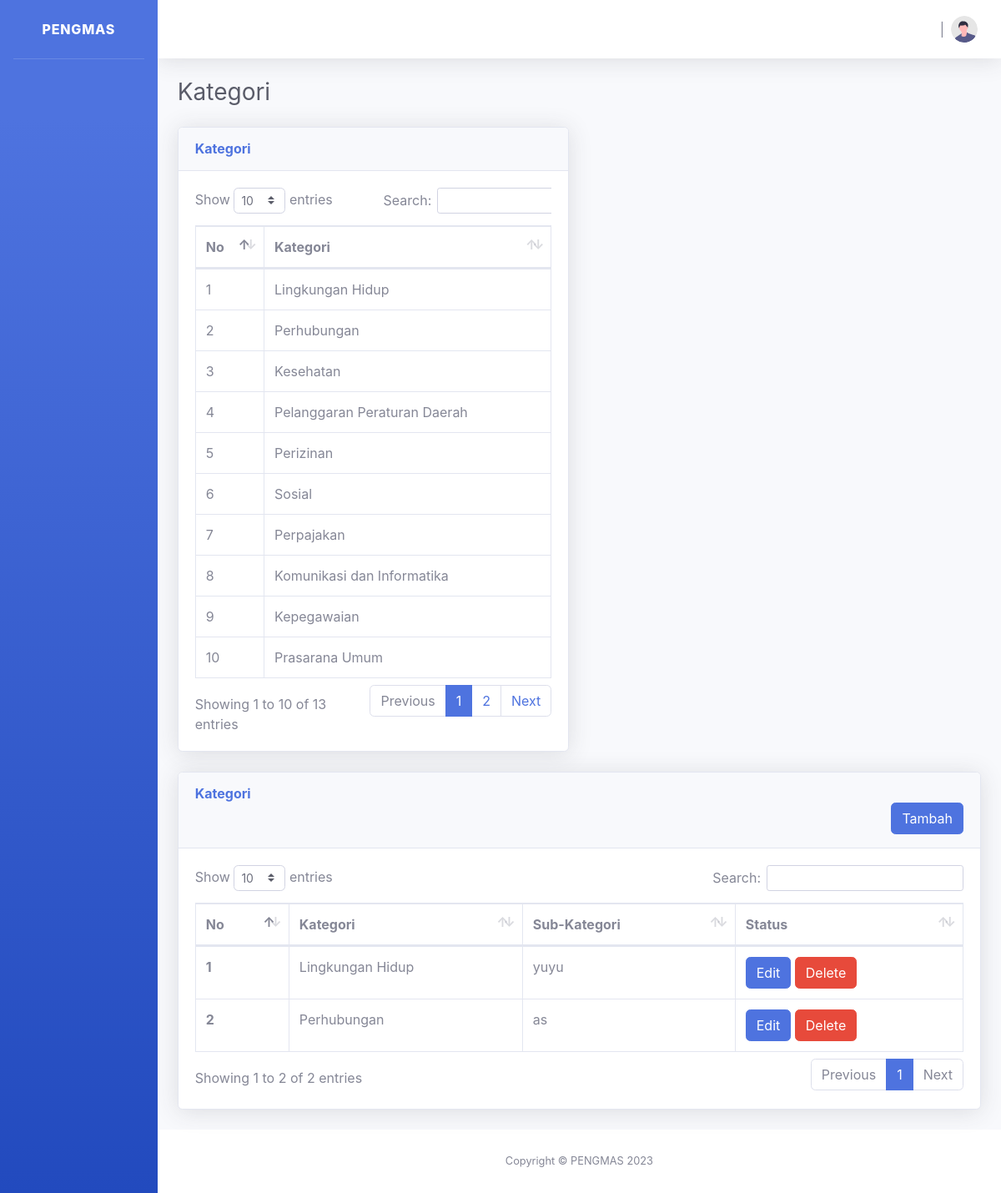
Screenshot of /index.php/c_petugas/kategori with the database file from the repository.
### tables this page shows
CREATE TABLE `kategori` (
  `id` int(11) NOT NULL,
  `kategori` varchar(50) NOT NULL
);

CREATE TABLE `sub_kategori` (
  `subkategori_id` int(11) NOT NULL,
  `id_kategori` int(11) NOT NULL,
  `sub_kategori` varchar(255) NOT NULL
);

### application/controllers/C_petugas.php (called while the page is built, shortened)
<?php
class C_petugas extends CI_Controller
{
    public function __construct()
    {
        $this->load->library('form_validation');
    }
    public function kategori()
    {
        $data['title'] = 'Home Page';
        $data['user'] = $this->db->get_where('petugas', ['username' => $this->session->userdata('username')])->row_array();
        $data['kategori'] = $this->db->get('kategori')->result_array();
        $data['sub_kategori'] = $this->M_join->kategori()->result_array();
        $this->load->view('temp/temp_dash/v_header', $data);
        $this->load->view('temp/temp_dash/v_sidebar', $data);
        $this->load->view('temp/temp_dash/v_topbar', $data);
        $this->load->view('petugas/v_kategori', $data);
        $this->load->view('temp/temp_dash/v_footer', $data);
    }
}

### index.php (called while the page is built, shortened)
<?php
require_once BASEPATH.'core/CodeIgniter.php';

### application/models/M_join.php (called while the page is built, shortened)
<?php
class M_join extends CI_Model
{
    public function kategori()
    {
        $this->db->select('*');
        $this->db->FROM('sub_kategori');
        $this->db->JOIN('kategori', 'kategori.id=sub_kategori.id_kategori');
        return $this->db->get();
    }
}

### application/views/petugas/v_kategori.php (the view, shortened to what this page needs)
<div class="container-fluid">
    <div class="d-sm-flex align-items-center justify-content-between mb-4">
        <h1 class="h3 mb-0 text-gray-800">Kategori</h1>
    </div>
    <div class="row">
        <div class="col-md-6">
            <div class="card shadow mb-4">
                <div class="card-header py-3">
                    <h6 class="m-0 font-weight-bold text-primary">Kategori</h6>
                </div>
                <div class="card-body">
                    <div class="table-responsive">
                        <table class="table table-bordered" id="dataTable" width="100%" cellspacing="0">
                            <thead>
                                <tr>
                                    <th>No</th>
                                    <th>Kategori</th>
                                </tr>
                            </thead>
                            <?php $i = 1 ?>
                            <?php foreach ($kategori as $al) : ?>
                                <tr>
                                    <td><?= $i ?></td>
                                    <td><?= $al['kategori'] ?></td>
                                </tr>
                            <?php $i++;
                            endforeach ?>
                        </table>
                    </div>
                </div>
            </div>
        </div>
    </div>
    <div class="card shadow mb-4">
        <div class="card-header py-3">
            <h6 class="m-0 font-weight-bold text-primary">Kategori</h6>
            <button type="button" class="btn btn-primary float-right" data-toggle="modal" data-target="#exampleModal2">Tambah</button>
        </div>
        <div class="card-body">
            <div class="table-responsive">
                <table class="table table-bordered" id="sub" width="100%" cellspacing="0">
                    <thead>
                        <tr>
                            <th>No</th>
                            <th>Kategori</th>
                            <th>Sub-Kategori</th>
                            <th>Status</th>
                        </tr>
                    </thead>
                    <?php $i = 1 ?>
                    <?php foreach ($sub_kategori as $al) : ?>
                        <tr>
                            <th><?= $i ?></th>
                            <td><?= $al['kategori'] ?></td>
                            <td><?= $al['sub_kategori'] ?></td>
                            <td>
                                <button type="button" class="btn btn-primary" data-toggle="modal" data-target="#edit_kpp_Modal<?php echo $al['id']; ?>"> Edit</button>
                                <a class="btn btn-danger" href="<?= base_url('c_petugas/delete_subkategori/' . $al['subkategori_id'] . '/') ?>" onclick="return confirm('Apakah Anda Yakin?');">Delete</a>
                            </td>
                        </tr>
                    <?php $i++;
                    endforeach ?>
                </table>
            </div>
        </div>
    </div>
</div>

### rows the page displays
kategori: kategori "Lingkungan Hidup"
kategori: kategori "Perhubungan"
kategori: kategori "Kesehatan"
kategori: kategori "Pelanggaran Peraturan Daerah"
kategori: kategori "Perizinan"
kategori: kategori "Sosial"
kategori: kategori "Perpajakan"
kategori: kategori "Komunikasi dan Informatika"
kategori: kategori "Kepegawaian"
kategori: kategori "Prasarana Umum"
sub_kategori: id_kategori.kategori "Lingkungan Hidup", sub_kategori "yuyu"
sub_kategori: id_kategori.kategori "Perhubungan", sub_kategori "as"
